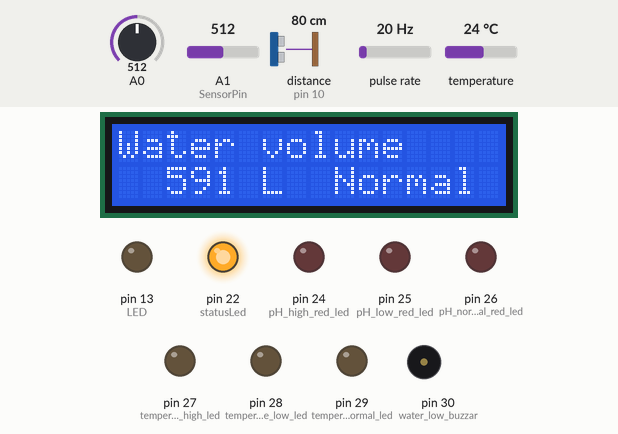
This sketch was run on a simulated Arduino Mega 2560, built with avr-gcc and run on an emulated ATmega2560. On the bench: 16×2 character LCD, output pins drawn as LEDs (lit = HIGH), buzzer (waves = sounding, pin HIGH). Wiring (inferred from the names in the program): ultrasonic range finder: trigger pin 11; echo pin 10; pulse sensor: data pin 2. Inputs (shaded band) come from the test bench; at power-on: distance to the obstacle (sensor on pin 10) 80 cm, temperature 24 °C, A0 = 512, A1 (SensorPin) = 512, pulse rate 20 Hz. The echo pulse lasts 58.3 µs per cm; pins used as bus, display or sensor lines are not drawn; what the sketch prints to the serial monitor is not drawn.

Above: at 1.2 s.
1.3 s: distance to the obstacle (sensor on pin 10) set to 101 cm
At 5.3 s:
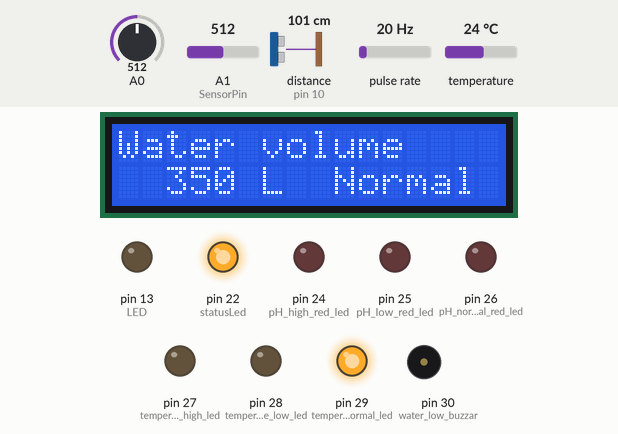
6.4 s: distance to the obstacle (sensor on pin 10) set to 111 cm
At 11.3 s:
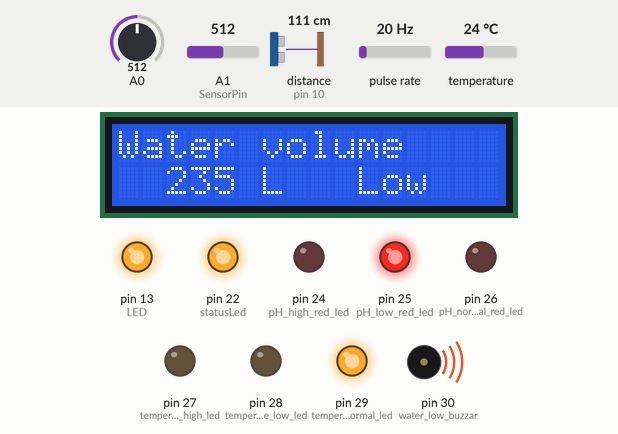
12.2 s: temperature set to 13.8 °C
At 13.3 s:
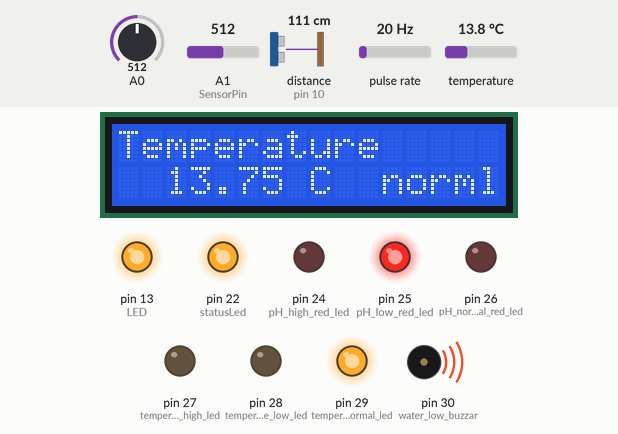
17.0 s: temperature set to 12.3 °C
At 18.7 s:
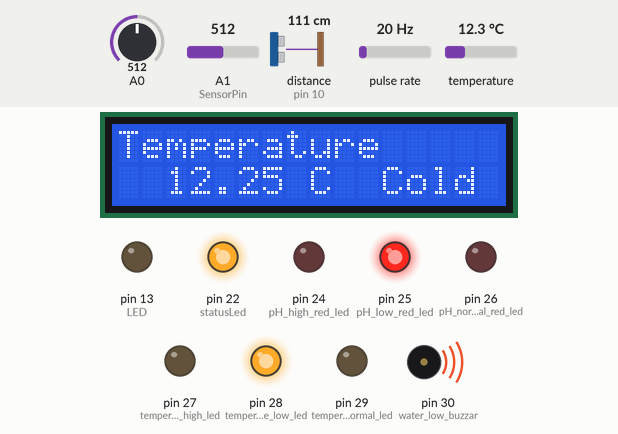
22.8 s: A0 set to 306
At 25.6 s:
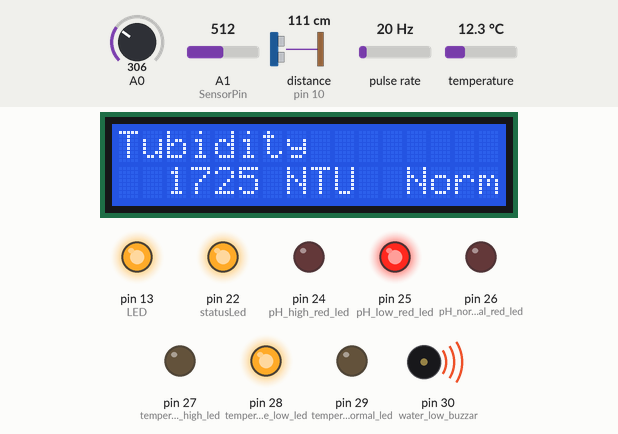
28.7 s: temperature set to 41 °C
At 30.6 s:
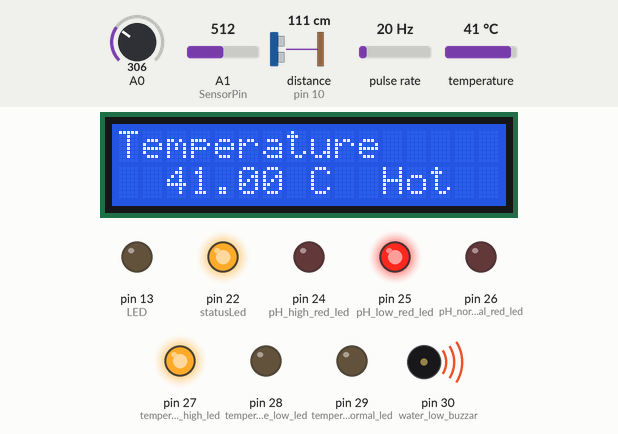
Timing chart, 0 to 34.6 s (numbered marks = the images above; inputs shaded):
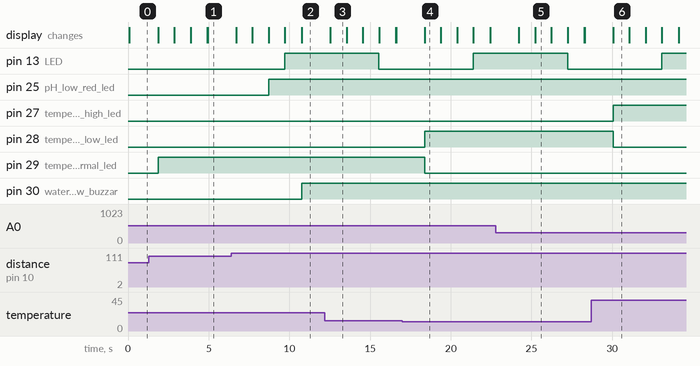

The sketch:

Combined.ino
```cpp
#include <LiquidCrystal.h> // includes the LiquidCrystal Library
#include <OneWire.h>
#include <DallasTemperature.h>
#define ONE_WIRE_BUS 3

OneWire oneWire(ONE_WIRE_BUS);

DallasTemperature sensors(&oneWire);
LiquidCrystal lcd(8, 9, 4, 5, 6, 7); // Creates an LC object. Parameters: (rs, enable, d4, d5, d6, d7)
////////////sonar
int trigPin = 11;    // Trigger
int echoPin = 10;    // Echo  kaje lagbe
long duration, cm, inches;
long volume;
long Time;
int SerFlowRate;
int SerTotalmm;

//////temperature

 float Celcius=0;
 float Fahrenheit=0;

////// turbidity
int NTU;
float a;
float b;

///////PH

/*
 # This sample code is used to test the pH meter V1.0.
 # Editor : YouYou
 # Ver    : 1.0
 # Product: analog pH meter
 # SKU    : SEN0161
*/
#define SensorPin A1            //pH meter Analog output to Arduino Analog Input 0
#define Offset -3.08            //deviation compensate
#define LED 13
#define samplingInterval 20
#define printInterval 800
#define ArrayLenth  40    //times of collection
int pHArray[ArrayLenth];   //Store the average value of the sensor feedback
int pHArrayIndex=0;
#define pH_high_red_led 24 ////red
#define pH_low_red_led 25     ///blue
#define pH_normal_red_led 26      ////green
#define temperature_high_led 27     ////red
#define temperature_low_led 28      ///blue
#define temperature_normal_led 29     ////green
#define water_low_buzzar 30           ////sound


  //////////////////////////////flow
byte statusLed    = 22;

byte sensorInterrupt = 0;  // 0 = digital pin 2
byte sensorPin       = 2;

// The hall-effect flow sensor outputs approximately 4.5 pulses per second per
// litre/minute of flow.
float calibrationFactor = 4.5;

volatile byte pulseCount;

float flowRate;
unsigned int flowMilliLitres;
unsigned long totalMilliLitres;

unsigned long oldTime;
unsigned long timeInterval=0;
long Interval=2000;                      ////// this time is for sending data to database, 4hr =14400000 millisecond/////////////////////////////////////////////////////////
int Delay=1000;                         /// delay for one by one showing on display//////////////////////////////////////////////////////////////////////////////////////////

void setup() {
 lcd.begin(16,2); // Initializes the interface to the LCD screen, and specifies the dimensions (width and height) of the display }
 Serial.begin(9600);
  pinMode(trigPin, OUTPUT);
  pinMode(echoPin, INPUT);
    sensors.begin();
    ///////////////////////////////PH
  pinMode(LED,OUTPUT);
  pinMode(pH_high_red_led, OUTPUT);
  pinMode(pH_low_red_led, OUTPUT);
  pinMode(pH_normal_red_led, OUTPUT);
  pinMode(temperature_high_led, OUTPUT);
  pinMode(temperature_low_led, OUTPUT);
  pinMode(temperature_normal_led, OUTPUT);
  pinMode(water_low_buzzar, OUTPUT);
  //Serial.println("pH meter experiment!");    //Test the serial monitor


  ///////////////////////////////flow
    // Initialize a serial connection for reporting values to the host

  // Set up the status LED line as an output
  pinMode(statusLed, OUTPUT);
  digitalWrite(statusLed, HIGH);  // We have an active-low LED attached

  pinMode(sensorPin, INPUT);
  digitalWrite(sensorPin, HIGH);

  pulseCount        = 0;
  flowRate          = 0.0;
  flowMilliLitres   = 0;
  totalMilliLitres  = 0;
  oldTime           = 0;

  // The Hall-effect sensor is connected to pin 2 which uses interrupt 0.
  // Configured to trigger on a FALLING state change (transition from HIGH
  // state to LOW state)
  attachInterrupt(sensorInterrupt, pulseCounter, FALLING);
}


void loop() {
    lcd.clear();
    lcd.print("ARDUINO"); // Prints "Arduino" on the LCD
   // lcd.setCursor(2,1); // Sets the location at which subsequent text written to the LCD will be displayed
   // lcd.print(i);


///////////////////////////////////////////////////////sonar
    // The sensor is triggered by a HIGH pulse of 10 or more microseconds.
  // Give a short LOW pulse beforehand to ensure a clean HIGH pulse:
  digitalWrite(trigPin, LOW);
  delayMicroseconds(5);
  digitalWrite(trigPin, HIGH);
  delayMicroseconds(10);
  digitalWrite(trigPin, LOW);

  // Read the signal from the sensor: a HIGH pulse whose
  // duration is the time (in microseconds) from the sending
  // of the ping to the reception of its echo off of an object.
  pinMode(echoPin, INPUT);
  duration = pulseIn(echoPin, HIGH);

  // Convert the time into a distance
  cm = (duration/2) / 29.1;     // Divide by 29.1 or multiply by 0.0343
  //inches = (duration/2) / 70;   // Divide by 74 or multiply by 0.0135
  volume=1500-(11.5*cm);   //volume=1500-(3.1416*(0.605*0.605))*(cm/100)*1000);


  //Serial.print("in ");/////serialprint
  //Serial.println(inches);/////serialprint
  //Serial.print(cm);
  //Serial.print("cm");
  //Serial.println();
  lcd.clear();
    lcd.print("Water volume"); // Prints "Arduino" on the LCD
    lcd.setCursor(2,1); // Sets the location at which subsequent text written to the LCD will be displayed
    lcd.print(volume);                              ////////////////////////////////////////////////////////////////  int
    if(volume>300){lcd.print(" L  Normal");digitalWrite(water_low_buzzar, LOW);}
    else if(volume<=300){lcd.print(" L   Low"); digitalWrite(water_low_buzzar, HIGH);}
    else if(volume>1200){lcd.print(" L   Full");digitalWrite(water_low_buzzar, LOW);}

  delay(Delay);

  //////////////////////////////////////////////////////temperature
    sensors.requestTemperatures();
  Celcius=sensors.getTempCByIndex(0);
 // Fahrenheit=sensors.toFahrenheit(Celcius);
  //Serial.print(" C  ");//////serialprint
  //Serial.println(Celcius);//////serialprint
 // Serial.print(" F  ");
 // Serial.println(Fahrenheit);
 lcd.clear();
    lcd.print("Temperature"); // Prints "Arduino" on the LCD
    lcd.setCursor(2,1); // Sets the location at which subsequent text written to the LCD will be displayed
    lcd.print(Celcius);                                                                                   ////////////////////////////////////////////////////////////////// float
    if(Celcius>13 && Celcius<40){lcd.print(" C  norml");digitalWrite(temperature_normal_led, HIGH);digitalWrite(temperature_low_led, LOW);digitalWrite(temperature_high_led, LOW);}
    else if(Celcius<=13){lcd.print(" C  Cold");digitalWrite(temperature_normal_led, LOW);digitalWrite(temperature_low_led, HIGH);digitalWrite(temperature_high_led, LOW);}
    else if(Celcius>=40){lcd.print(" C  Hot");digitalWrite(temperature_normal_led, LOW);digitalWrite(temperature_low_led, LOW);digitalWrite(temperature_high_led, HIGH);}
  delay(Delay);

  //////////////////////////////////////////////////////////turbidity
  int sensorValue = analogRead(A0);// read the input on analog pin 0:
  float tvoltage = sensorValue * (5.0 / 1024.0); // Convert the analog reading (which goes from 0 - 1023) to a voltage (0 - 5V):
  //Serial.print("Turbidity voltage : ");/////serialprint
  //Serial.println(tvoltage); // print out the value you read://///serialprint
  lcd.clear();
    lcd.print("Tubidity"); // Prints "Arduino" on the LCD      from NTU-voltage curve eqn: NTU= -1120.4v2+5742.3v-4352.9
  b=5742.3*tvoltage;
  tvoltage=tvoltage*tvoltage;
  a=1120.4*tvoltage;
  b=b-4352.9;
  NTU=b-a;
  lcd.setCursor(2,1); // Sets the location at which subsequent text written to the LCD will be displayed
    lcd.print(NTU);                                                      ////////////////////////////////////////////////////int
    if(NTU<2000){lcd.print(" NTU  Normal");}
    else if(NTU>=2000){lcd.print(" NTU  High");}
  //////finding NTU
  //Serial.print("Turbidiy : ");/////serialprint
  //Serial.println(NTU);        /////serialprint
  delay(Delay);

  /////////////////////////////////////////////////////////////////////PH
  static unsigned long samplingTime = millis();
  static unsigned long printTime = millis();
  static float pHValue,voltage;
  if(millis()-samplingTime > samplingInterval)
  {
      pHArray[pHArrayIndex++]=analogRead(SensorPin);
      if(pHArrayIndex==ArrayLenth)pHArrayIndex=0;
      voltage = avergearray(pHArray, ArrayLenth)*5.0/1024;
      pHValue = 3.5*voltage+Offset;
      samplingTime=millis();
  }
  if(millis() - printTime > printInterval)   //Every 800 milliseconds, print a numerical, convert the state of the LED indicator
  {
  //Serial.print("PH Voltage: ");///////serialprint
  //      Serial.println(voltage,2);///////serialprint
  //      Serial.print("    pH value: ");///////serialprint
  //Serial.println(pHValue,2);///////serialprint
  lcd.clear();
    lcd.print("PH"); // Prints "Arduino" on the LCD
    lcd.setCursor(2,1); // Sets the location at which subsequent text written to the LCD will be displayed
    lcd.print(pHValue);                ////////////////////////////////////////////////////////////////// float
    if(pHValue<=6){lcd.print(" Acidic");digitalWrite(pH_high_red_led, LOW);digitalWrite(pH_low_red_led, HIGH);digitalWrite(pH_normal_red_led, LOW);}
    else if(pHValue>6 && pHValue<8){lcd.print(" Normal");digitalWrite(pH_high_red_led, LOW);digitalWrite(pH_low_red_led, LOW);digitalWrite(pH_normal_red_led, HIGH);}
    else if(pHValue>=8){lcd.print(" Basic");digitalWrite(pH_high_red_led, HIGH);digitalWrite(pH_low_red_led, LOW);digitalWrite(pH_normal_red_led, LOW);}
    delay(Delay);
        digitalWrite(LED,digitalRead(LED)^1);
        printTime=millis();
  }
                                            /////////////////////////////////////////////////////////////////////////flow
   if((millis() - oldTime) > 1000)    // Only process counters once per second
  {
    // Disable the interrupt while calculating flow rate and sending the value to
    // the host
    detachInterrupt(sensorInterrupt);

    // Because this loop may not complete in exactly 1 second intervals we calculate
    // the number of milliseconds that have passed since the last execution and use
    // that to scale the output. We also apply the calibrationFactor to scale the output
    // based on the number of pulses per second per units of measure (litres/minute in
    // this case) coming from the sensor.
    flowRate = ((1000.0 / (millis() - oldTime)) * pulseCount) / calibrationFactor;

    // Note the time this processing pass was executed. Note that because we've
    // disabled interrupts the millis() function won't actually be incrementing right
    // at this point, but it will still return the value it was set to just before
    // interrupts went away.
    oldTime = millis();

    // Divide the flow rate in litres/minute by 60 to determine how many litres have
    // passed through the sensor in this 1 second interval, then multiply by 1000 to
    // convert to millilitres.
    flowMilliLitres = (flowRate / 60) * 1000;

    // Add the millilitres passed in this second to the cumulative total
    totalMilliLitres += flowMilliLitres;

    unsigned int frac;

    // Print the flow rate for this second in litres / minute
    int FlowRate=int(flowRate);
    int Totalmm=totalMilliLitres/1000;
    SerFlowRate=FlowRate;
    SerTotalmm=Totalmm;
//    Serial.print("Flow rate: ");/////serialprint
//    Serial.print(FlowRate);  /////serialprint // Print the integer part of the variable     ////eta kaje lagbe
//    Serial.print("L/min");/////serialprint
//    Serial.print("\t");      /////serialprint // Print tab space

    // Print the cumulative total of litres flowed since starting
//    Serial.print("Output Liquid Quantity: ");    /////serialprint
//    Serial.print(totalMilliLitres);
//    Serial.print("mL");
//    Serial.print("\t");       // Print tab space
//  Serial.print(Totalmm);/////serialprint
//  Serial.println("L");/////serialprint
  lcd.clear();
    lcd.print("Flow Rate,Totl"); // Prints "Arduino" on the LCD
    lcd.setCursor(2,1); // Sets the location at which subsequent text written to the LCD will be displayed
    lcd.print(FlowRate);                                                                                              /////////////////////////////////////////// float
    lcd.print(" L/min, ");
    lcd.print(Totalmm);                                                                                              ///////////////////////////////////////////// int
    lcd.print(" L");
    delay(Delay);


    // Reset the pulse counter so we can start incrementing again
    pulseCount = 0;

    // Enable the interrupt again now that we've finished sending output
    attachInterrupt(sensorInterrupt, pulseCounter, FALLING);
  }


///////////////////sending data to pyhton
if(millis()-timeInterval>=Interval){
  //Serial.print("CM ");
  //Serial.print(cm);
  //Serial.print(" ");
  Serial.print("Present_water ");
  Serial.print(volume);
  //Serial.print(" ");
  Serial.print("L ");
  Serial.print("  ");
  Serial.print("Temperature ");
  Serial.print(Celcius);
  Serial.print("C");
  Serial.print("  ");
 // Serial.print("Turbidity_voltage ");
 // Serial.print(tvoltage);
 // Serial.print(" ");
  Serial.print("Turbidiy ");
  Serial.print(NTU);
  Serial.print("NTU");
  Serial.print("  ");
  Serial.print("PH ");
  Serial.print(pHValue);
  Serial.print("  ");
  Serial.print("Flow_rate ");
  Serial.print(SerFlowRate);
  //Serial.print(" ");
  Serial.print("L/min");
  Serial.print("  ");
  Serial.print("Using_water ");
  Serial.print(SerTotalmm);
  //Serial.print(" ");
  Serial.println("L");

  timeInterval=millis();
  }
//  Serial.print("CM ");
//  Serial.print(cm);
//  Serial.print(" ");
//  Serial.print("Present_water ");
//  Serial.print(volume);
//  Serial.print(" ");
//  Serial.print("L ");
//  Serial.print(" ");
//  Serial.print("C ");
//  Serial.print(Celcius);
//  Serial.print(" ");
//  Serial.print("Turbidity_voltage ");
//  Serial.print(tvoltage);
//  Serial.print(" ");
//  Serial.print("Turbidiy ");
//  Serial.print(NTU);
//  Serial.print(" ");
//  Serial.print("PH ");
//  Serial.print(pHValue);
//  Serial.print(" ");
//  Serial.print("Flow_rate ");
//  Serial.print(SerFlowRate);
//  Serial.print(" ");
//  Serial.print("L/min");
//  Serial.print(" ");
//  Serial.print("Output_Liquid_Quantity ");
//  Serial.print(SerTotalmm);
//  Serial.print(" ");
//  Serial.println("L");
}


double avergearray(int* arr, int number){
  int i;
  int max,min;
  double avg;
  long amount=0;
  if(number<=0){
    Serial.println("Error number for the array to avraging!/n");
    return 0;
  }
  if(number<5){   //less than 5, calculated directly statistics
    for(i=0;i<number;i++){
      amount+=arr[i];
    }
    avg = amount/number;
    return avg;
  }else{
    if(arr[0]<arr[1]){
      min = arr[0];max=arr[1];
    }
    else{
      min=arr[1];max=arr[0];
    }
    for(i=2;i<number;i++){
      if(arr[i]<min){
        amount+=min;        //arr<min
        min=arr[i];
      }else {
        if(arr[i]>max){
          amount+=max;    //arr>max
          max=arr[i];
        }else{
          amount+=arr[i]; //min<=arr<=max
        }
      }//if
    }//for
    avg = (double)amount/(number-2);
  }//if
  return avg;
}


/*
Insterrupt Service Routine
 */
void pulseCounter()
{
  // Increment the pulse counter
  pulseCount++;
}
```

Measured:
- the behaviour switches between 105 and 106 cm on distance to the obstacle (sensor on pin 10) (found by bisection; images 1 and 2)
- the behaviour switches between 13.1 and 13 °C on temperature (found by bisection; images 3 and 4)
- after the input at 6.4 s, pin 30 (water_low_buzzar): LOW → HIGH after 4.4 s; the display: first differs from a run without the input after 4.4 s (image 2)
- after the input at 17.0 s, pin 28 (temperature_low_led): LOW → HIGH after 1.4 s; pin 29 (temperature_normal_led): HIGH → LOW after 1.4 s; the display: changes after 1.4 s (image 4)
- after the input at 22.8 s, the display: first differs from a run without the input after 2.4 s (image 5)
- after the input at 28.7 s, pin 27 (temperature_high_led): LOW → HIGH after 1.4 s; pin 28 (temperature_low_led): HIGH → LOW after 1.4 s; the display: changes after 1.4 s (image 6)
- what the display in image 3 shows lasts 1.0 s, from 12.5 s to 13.5 s
